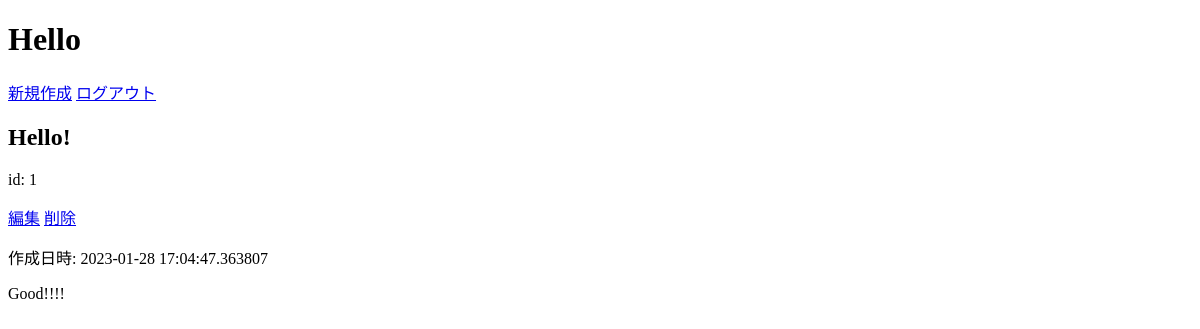
Page / (signed in) on the earlier database version.
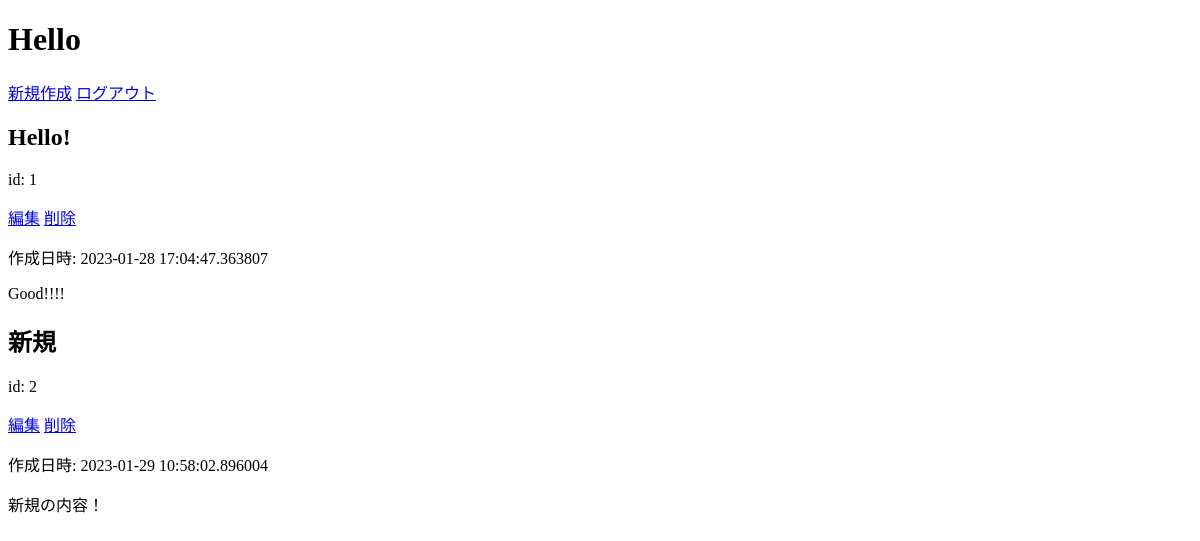
Same page on the later database version.
### app.py (models this page shows)
class Post(db.Model):
    id = db.Column(db.Integer, primary_key=True)
    title = db.Column(db.String(50), nullable=False)
    body = db.Column(db.String(300), nullable=False)
    created_at = db.Column(db.DateTime, nullable=False, default=datetime.now(pytz.timezone('Asia/Tokyo')))

### app.py (the view)
@app.route('/', methods=['GET', 'POST'])
@login_required
def index():
    title = "Hello"
    if request.method == 'GET':
        posts = Post.query.all()
        return render_template("index.html", title=title, posts=posts)

### app.py (called while the page is built)
@login_manager.user_loader
def load_user(user_id):
    return User.query.get(int(user_id))

### templates/index.html
{% extends "base.html" %}
{% block body %}
    <h1>Hello</h1>
    <a href="/create" role="button">新規作成</a>
    <a href="/logout" role="button">ログアウト</a>
    {% for post in posts %}
    <article>
        <h2>{{ post.title }}</h2>
        <p>id: {{ post.id }}</p>
        <a href="/{{post.id}}/update" role="button">編集</a>
        <a href="/{{post.id}}/delete" role="button">削除</a>
        <p>作成日時: {{ post.created_at }}</p>
        <p>{{ post.body }}</p>
    </article>
    {% endfor %}
{% endblock %}

### templates/base.html (shortened to what this page needs)
<!DOCTYPE html>
<html lang="ja">
<head>
</head>
<body>
    {% block body %}
    {% endblock %}
</body>
</html>

Differences in the rows shown:
added Post: title "新規", id "2", created_at "2023-01-29 10:58:02.896004", body "新規の内容！"
